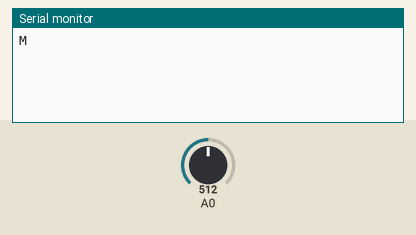
Simulated run of this sketch. Board: Arduino Uno, built with avr-gcc and run on an emulated ATmega328P. Shown: the last lines printed to the serial monitor. Inputs (shaded band) come from the test bench; at power-on: A0 = 512.

Above: at 1.2 s.
1.3 s: A0 set to 716
At 2.2 s:
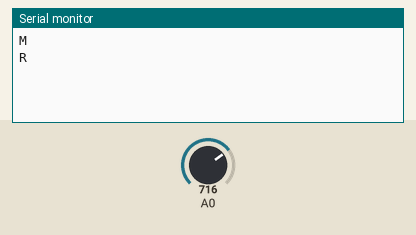
2.8 s: A0 set to 900
At 3.8 s:
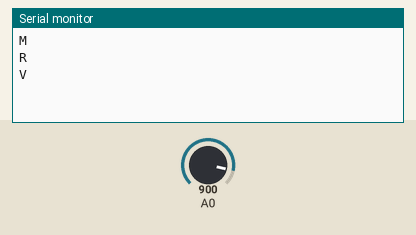
4.3 s: A0 set to 1023
At 5.3 s:
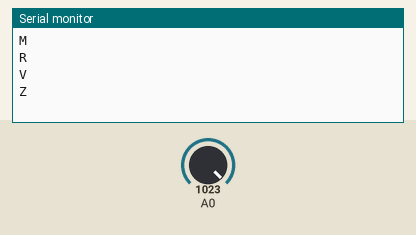
5.8 s: A0 set to 306
At 6.7 s:
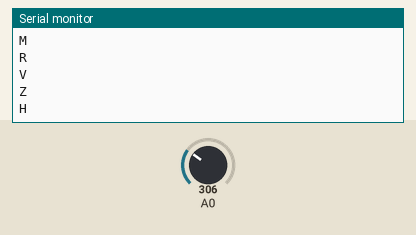
7.3 s: A0 set to 122
At 8.3 s:
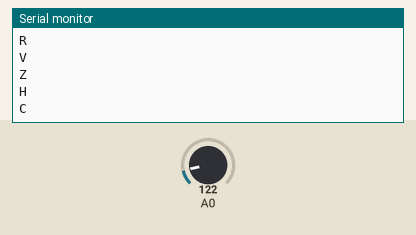
8.8 s: A0 set to 0
At 9.7 s:
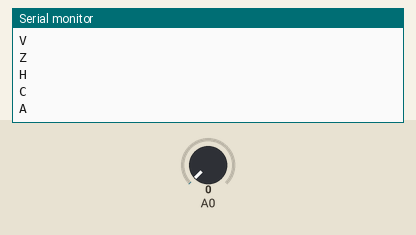

The sketch:

crossword_controller.ino
```cpp
// Crossword controller — stuurt de momenteel geselecteerde letter (A-Z)
// over Serial wanneer de potmeter van positie wisselt.
//
// Bedrading:
//   Potmeter middelste pin -> A0
//   Potmeter buitenste pinnen -> 5V en GND
//
// Serial: 9600 baud. Elke regel is één hoofdletter (A..Z).
// De browser leest dit in via de Web Serial API.

int lastLetterValue = -1;

void setup() {
  Serial.begin(9600);
}

void loop() {
  // Lees potmeter waarde (0 - 1023)
  int potValue = analogRead(A0);

  // Zet om naar 0 - 25 (26 letters)
  int currentLetterValue = map(potValue, 0, 1023, 0, 25);
  currentLetterValue = constrain(currentLetterValue, 0, 25);

  // Alleen sturen als de letter daadwerkelijk veranderd is
  if (currentLetterValue != lastLetterValue) {
    char letter = 'A' + currentLetterValue;
    Serial.println(letter);
    lastLetterValue = currentLetterValue;
  }

  delay(30);
}
```

Measured:
- after the input at 1.3 s, the serial monitor: prints a new line at once (image 1)
- after the input at 2.8 s, the serial monitor: prints a new line at once (image 2)
- after the input at 4.3 s, the serial monitor: prints a new line at once (image 3)
- after the input at 5.8 s, the serial monitor: prints a new line at once (image 4)
- after the input at 7.3 s, the serial monitor: prints a new line at once (image 5)
- after the input at 8.8 s, the serial monitor: prints a new line at once (image 6)
